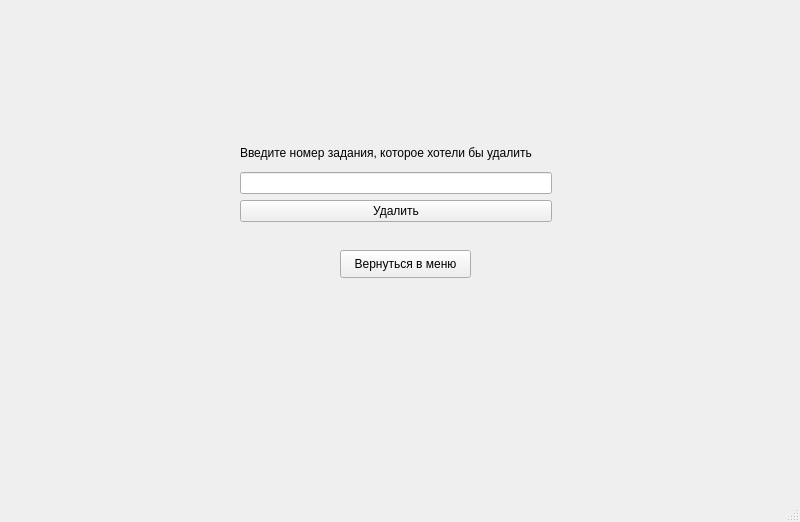
<?xml version="1.0" encoding="UTF-8"?>
<ui version="4.0">
 <class>MainWindow</class>
 <widget class="QMainWindow" name="MainWindow">
  <property name="geometry">
   <rect>
    <x>0</x>
    <y>0</y>
    <width>800</width>
    <height>522</height>
   </rect>
  </property>
  <property name="windowTitle">
   <string>MainWindow</string>
  </property>
  <widget class="QWidget" name="centralwidget">
   <widget class="QWidget" name="verticalLayoutWidget">
    <property name="geometry">
     <rect>
      <x>240</x>
      <y>140</y>
      <width>312</width>
      <height>82</height>
     </rect>
    </property>
    <layout class="QVBoxLayout" name="verticalLayout">
     <item>
      <widget class="QLabel" name="label">
       <property name="text">
        <string>Введите номер задания, которое хотели бы удалить</string>
       </property>
      </widget>
     </item>
     <item>
      <widget class="QLineEdit" name="lineEdit"/>
     </item>
     <item>
      <widget class="QPushButton" name="pushButton">
       <property name="text">
        <string>Удалить</string>
       </property>
      </widget>
     </item>
    </layout>
   </widget>
   <widget class="QPushButton" name="backButton">
    <property name="geometry">
     <rect>
      <x>340</x>
      <y>250</y>
      <width>131</width>
      <height>28</height>
     </rect>
    </property>
    <property name="text">
     <string>Вернуться в меню</string>
    </property>
   </widget>
  </widget>
  <widget class="QMenuBar" name="menubar">
   <property name="geometry">
    <rect>
     <x>0</x>
     <y>0</y>
     <width>800</width>
     <height>26</height>
    </rect>
   </property>
  </widget>
  <widget class="QStatusBar" name="statusbar"/>
 </widget>
 <resources/>
 <connections/>
</ui>
